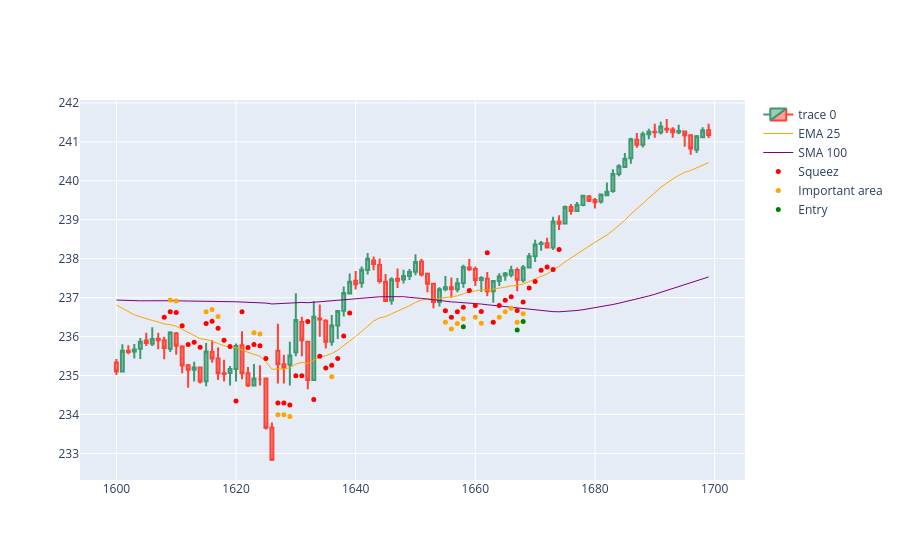

Write notebook code for a chart like this one.
### Code cell
import plotly.io as pio
import plotly.graph_objects as go  

dfpl = df[1600:1700]

fig = go.Figure(
    data=[
        go.Candlestick(
            x=dfpl.index,
            open=dfpl['Open'],
            high=dfpl['High'],
            low=dfpl['Low'],
            close=dfpl['Close']),
        go.Scatter(
            x=dfpl.index, 
            y=dfpl['ema25'],
            line=dict(color='orange', width=1), 
            name="EMA 25"),
        go.Scatter(
            x=dfpl.index, 
            y=dfpl['sma100'],
            line=dict(color='purple', width=1), 
            name="SMA 100")
    ]
)

fig.add_scatter(x=dfpl.index, y=dfpl['squezzeArea'], mode="markers", marker=dict(size=5, color="red"), name="Squeez")
fig.add_scatter(x=dfpl.index, y=dfpl['squeezeCloseToEmaArea'], mode="markers", marker=dict(size=5, color="orange"), name="Important area")
fig.add_scatter(x=dfpl.index, y=dfpl['posibleBreakArea'], mode="markers", marker=dict(size=5, color="green"), name="Entry")

fig.update_layout(xaxis_rangeslider_visible=False)
fig.show()
